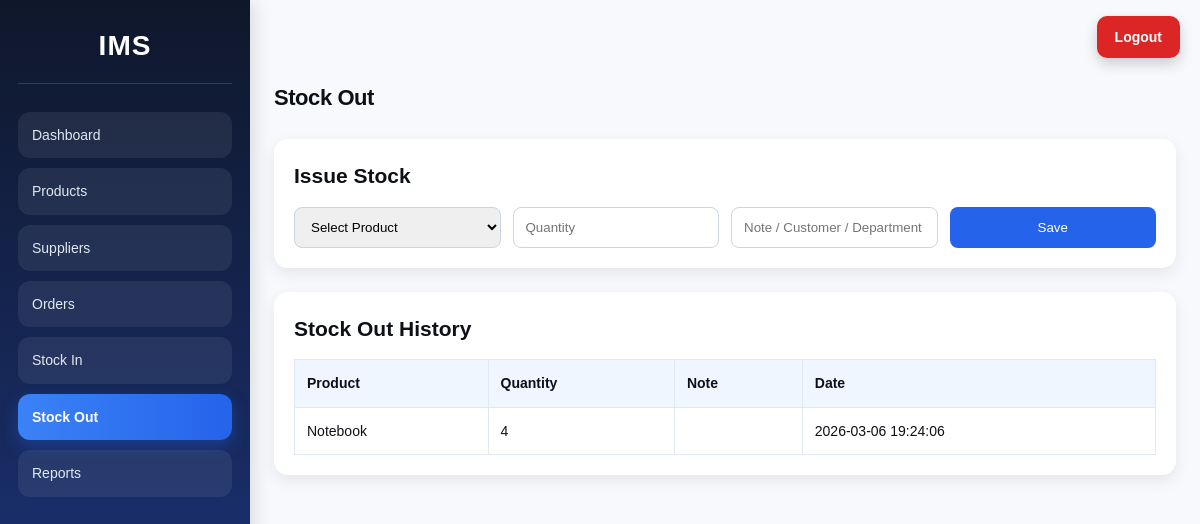
Page /stock_out.php (signed in) on the earlier database version.
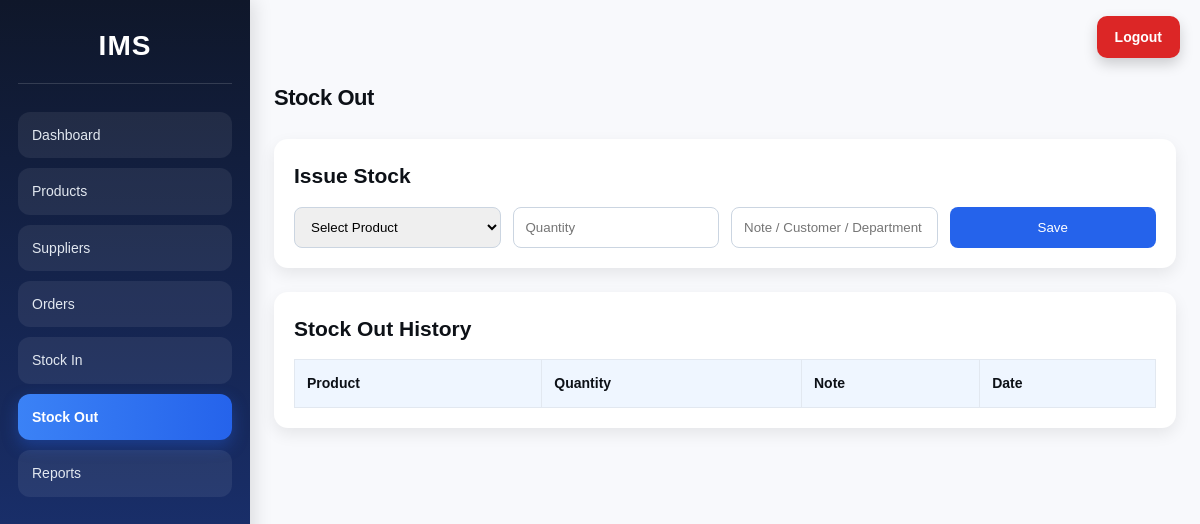
Same page on the later database version.
### tables this page shows
CREATE TABLE stock_movements (
    id INTEGER PRIMARY KEY AUTOINCREMENT,
    product_id INTEGER NOT NULL,
    movement_type TEXT NOT NULL CHECK (movement_type IN ('IN', 'OUT')),
    quantity INTEGER NOT NULL,
    note TEXT,
    created_at DATETIME DEFAULT CURRENT_TIMESTAMP,
    FOREIGN KEY (product_id) REFERENCES products(id) ON DELETE CASCADE
);

CREATE TABLE products (
    id INTEGER PRIMARY KEY AUTOINCREMENT,
    name TEXT NOT NULL,
    category TEXT NOT NULL,
    quantity INTEGER NOT NULL DEFAULT 0,
    price REAL NOT NULL DEFAULT 0,
    reorder_level INTEGER NOT NULL DEFAULT 5,
    supplier_id INTEGER NULL,
    FOREIGN KEY (supplier_id) REFERENCES suppliers(id) ON DELETE SET NULL
);

### stock_out.php (the view, shortened to what this page needs)
<?php
require_once 'includes/auth_check.php';
$history = $pdo->query("SELECT sm.*, p.name AS product_name FROM stock_movements sm JOIN products p ON sm.product_id = p.id WHERE sm.movement_type = 'OUT' ORDER BY sm.id DESC")->fetchAll();
require_once 'includes/header.php';
?>
<h1>Stock Out</h1>
<section class="panel">
    <h2>Issue Stock</h2>
    <form method="POST" class="grid-form">
        <select name="product_id" required>
            <option value="">Select Product</option>
        </select>
        <input type="number" name="quantity" placeholder="Quantity" min="1" required>
        <input type="text" name="note" placeholder="Note / Customer / Department">
        <button type="submit">Save</button>
    </form>
</section>
<section class="panel">
    <h2>Stock Out History</h2>
    <table>
        <tr>
            <th>Product</th>
            <th>Quantity</th>
            <th>Note</th>
            <th>Date</th>
        </tr>
        <?php foreach ($history as $row): ?>
        <tr>
            <td><?= htmlspecialchars($row['product_name']) ?></td>
            <td><?= $row['quantity'] ?></td>
            <td><?= htmlspecialchars($row['note']) ?></td>
            <td><?= $row['created_at'] ?></td>
        </tr>
        <?php endforeach; ?>
    </table>
</section>
<?php require_once 'includes/footer.php'; ?>

Differences in the rows shown:
removed stock_movements: product.name "Notebook", quantity "4", created_at "2026-03-06 19:24:06"
